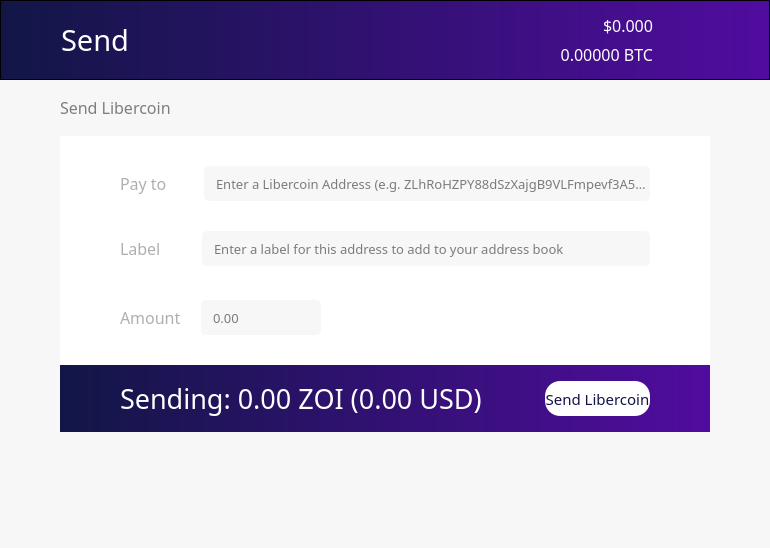
<?xml version="1.0" encoding="UTF-8"?>
<ui version="4.0">
 <class>SendCoinsDialog</class>
 <widget class="QDialog" name="SendCoinsDialog">
  <property name="geometry">
   <rect>
    <x>0</x>
    <y>0</y>
    <width>770</width>
    <height>548</height>
   </rect>
  </property>
  <property name="windowTitle">
   <string>Send Coins</string>
  </property>
  <property name="styleSheet">
   <string notr="true">background-color:rgba(247, 247, 247, 250);</string>
  </property>
  <layout class="QVBoxLayout" name="verticalLayout" stretch="0,0,0,0">
   <property name="spacing">
    <number>0</number>
   </property>
   <property name="leftMargin">
    <number>0</number>
   </property>
   <property name="topMargin">
    <number>0</number>
   </property>
   <property name="rightMargin">
    <number>0</number>
   </property>
   <property name="bottomMargin">
    <number>0</number>
   </property>
   <item>
    <layout class="QVBoxLayout" name="Header">
     <property name="spacing">
      <number>0</number>
     </property>
     <property name="leftMargin">
      <number>0</number>
     </property>
     <property name="rightMargin">
      <number>0</number>
     </property>
     <item>
      <layout class="QHBoxLayout" name="horizontalLayout_3">
       <property name="spacing">
        <number>0</number>
       </property>
       <property name="leftMargin">
        <number>0</number>
       </property>
       <property name="rightMargin">
        <number>0</number>
       </property>
       <item>
        <widget class="QFrame" name="frame">
         <property name="sizePolicy">
          <sizepolicy hsizetype="Preferred" vsizetype="Fixed">
           <horstretch>0</horstretch>
           <verstretch>0</verstretch>
          </sizepolicy>
         </property>
         <property name="minimumSize">
          <size>
           <width>0</width>
           <height>80</height>
          </size>
         </property>
         <property name="maximumSize">
          <size>
           <width>16777215</width>
           <height>80</height>
          </size>
         </property>
         <property name="styleSheet">
          <string notr="true">background: QLinearGradient(x1: 0, y1: 0, x2: 1, y2: 0, stop: 0 #121646, stop: 1 #510c9f);</string>
         </property>
         <property name="frameShape">
          <enum>QFrame::StyledPanel</enum>
         </property>
         <property name="frameShadow">
          <enum>QFrame::Raised</enum>
         </property>
         <property name="lineWidth">
          <number>0</number>
         </property>
         <layout class="QHBoxLayout" name="horizontalLayout_2">
          <property name="spacing">
           <number>6</number>
          </property>
          <property name="leftMargin">
           <number>60</number>
          </property>
          <property name="topMargin">
           <number>0</number>
          </property>
          <property name="rightMargin">
           <number>60</number>
          </property>
          <property name="bottomMargin">
           <number>0</number>
          </property>
          <item>
           <widget class="QLabel" name="label_3">
            <property name="sizePolicy">
             <sizepolicy hsizetype="Preferred" vsizetype="Preferred">
              <horstretch>0</horstretch>
              <verstretch>0</verstretch>
             </sizepolicy>
            </property>
            <property name="font">
             <font>
              <family>ZoinLight</family>
              <pointsize>22</pointsize>
              <weight>50</weight>
              <bold>false</bold>
             </font>
            </property>
            <property name="styleSheet">
             <string notr="true">background-color: rgb(0,0,0,0);
color: white;</string>
            </property>
            <property name="text">
             <string>Send</string>
            </property>
           </widget>
          </item>
          <item>
           <layout class="QVBoxLayout" name="verticalLayout_3">
            <property name="spacing">
             <number>6</number>
            </property>
            <item>
             <widget class="QLabel" name="priceUSD">
              <property name="font">
               <font>
                <family>ZoinMedium</family>
                <pointsize>12</pointsize>
                <weight>50</weight>
                <bold>false</bold>
               </font>
              </property>
              <property name="styleSheet">
               <string notr="true">background-color: rgb(0,0,0,0);
color: white;</string>
              </property>
              <property name="text">
               <string>$0.000</string>
              </property>
              <property name="alignment">
               <set>Qt::AlignBottom|Qt::AlignRight|Qt::AlignTrailing</set>
              </property>
             </widget>
            </item>
            <item>
             <widget class="QLabel" name="priceBTC">
              <property name="font">
               <font>
                <family>ZoinLight</family>
                <pointsize>12</pointsize>
                <weight>50</weight>
                <bold>false</bold>
               </font>
              </property>
              <property name="styleSheet">
               <string notr="true">background-color: rgb(0,0,0,0);
color: white;</string>
              </property>
              <property name="text">
               <string>0.00000 BTC</string>
              </property>
              <property name="alignment">
               <set>Qt::AlignRight|Qt::AlignTop|Qt::AlignTrailing</set>
              </property>
             </widget>
            </item>
           </layout>
          </item>
          <item>
           <widget class="QPushButton" name="pushButton_2">
            <property name="maximumSize">
             <size>
              <width>50</width>
              <height>80</height>
             </size>
            </property>
            <property name="styleSheet">
             <string notr="true">background: rgb(0,0,0,0);</string>
            </property>
            <property name="text">
             <string/>
            </property>
            <property name="icon">
             <iconset>
              <normaloff>:/icons/Exports_45</normaloff>:/icons/Exports_45</iconset>
            </property>
            <property name="iconSize">
             <size>
              <width>70</width>
              <height>70</height>
             </size>
            </property>
            <property name="flat">
             <bool>true</bool>
            </property>
           </widget>
          </item>
         </layout>
        </widget>
       </item>
      </layout>
     </item>
    </layout>
   </item>
   <item>
    <layout class="QVBoxLayout" name="verticalLayout_10">
     <property name="spacing">
      <number>6</number>
     </property>
     <property name="leftMargin">
      <number>60</number>
     </property>
     <property name="topMargin">
      <number>15</number>
     </property>
     <property name="rightMargin">
      <number>60</number>
     </property>
     <property name="bottomMargin">
      <number>20</number>
     </property>
     <item>
      <layout class="QHBoxLayout" name="horizontalLayout_8">
       <property name="spacing">
        <number>8</number>
       </property>
       <property name="topMargin">
        <number>0</number>
       </property>
       <property name="bottomMargin">
        <number>10</number>
       </property>
       <item>
        <widget class="QLabel" name="label_7">
         <property name="font">
          <font>
           <family>ZoinMedium</family>
           <pointsize>12</pointsize>
           <weight>50</weight>
           <bold>false</bold>
          </font>
         </property>
         <property name="styleSheet">
          <string notr="true">color: rgb(126, 126, 126);</string>
         </property>
         <property name="text">
          <string>Send Libercoin</string>
         </property>
        </widget>
       </item>
       <item>
        <spacer name="horizontalSpacer">
         <property name="orientation">
          <enum>Qt::Horizontal</enum>
         </property>
         <property name="sizeHint" stdset="0">
          <size>
           <width>40</width>
           <height>20</height>
          </size>
         </property>
        </spacer>
       </item>
       <item>
        <widget class="QPushButton" name="transactionFees">
         <property name="sizePolicy">
          <sizepolicy hsizetype="Minimum" vsizetype="Fixed">
           <horstretch>0</horstretch>
           <verstretch>0</verstretch>
          </sizepolicy>
         </property>
         <property name="styleSheet">
          <string notr="true">border: 0;</string>
         </property>
         <property name="text">
          <string/>
         </property>
         <property name="icon">
          <iconset>
           <normaloff>:/icons/fees</normaloff>:/icons/fees</iconset>
         </property>
         <property name="iconSize">
          <size>
           <width>25</width>
           <height>25</height>
          </size>
         </property>
         <property name="flat">
          <bool>true</bool>
         </property>
        </widget>
       </item>
       <item>
        <widget class="QPushButton" name="coinControl">
         <property name="enabled">
          <bool>true</bool>
         </property>
         <property name="sizePolicy">
          <sizepolicy hsizetype="Minimum" vsizetype="Fixed">
           <horstretch>0</horstretch>
           <verstretch>0</verstretch>
          </sizepolicy>
         </property>
         <property name="minimumSize">
          <size>
           <width>25</width>
           <height>25</height>
          </size>
         </property>
         <property name="maximumSize">
          <size>
           <width>25</width>
           <height>25</height>
          </size>
         </property>
         <property name="styleSheet">
          <string notr="true">border: 0;</string>
         </property>
         <property name="text">
          <string/>
         </property>
         <property name="icon">
          <iconset>
           <normaloff>:/icons/settings</normaloff>:/icons/settings</iconset>
         </property>
         <property name="iconSize">
          <size>
           <width>25</width>
           <height>25</height>
          </size>
         </property>
         <property name="flat">
          <bool>true</bool>
         </property>
        </widget>
       </item>
      </layout>
     </item>
     <item>
      <widget class="QFrame" name="PayFrame">
       <property name="styleSheet">
        <string notr="true">background-color: rgb(255, 255, 255);
border:0;</string>
       </property>
       <property name="frameShape">
        <enum>QFrame::StyledPanel</enum>
       </property>
       <property name="frameShadow">
        <enum>QFrame::Raised</enum>
       </property>
       <layout class="QVBoxLayout" name="verticalLayout_12">
        <property name="spacing">
         <number>30</number>
        </property>
        <property name="leftMargin">
         <number>0</number>
        </property>
        <property name="topMargin">
         <number>30</number>
        </property>
        <property name="rightMargin">
         <number>0</number>
        </property>
        <property name="bottomMargin">
         <number>0</number>
        </property>
        <item>
         <layout class="QVBoxLayout" name="verticalLayout_2">
          <property name="spacing">
           <number>30</number>
          </property>
          <property name="leftMargin">
           <number>60</number>
          </property>
          <property name="topMargin">
           <number>0</number>
          </property>
          <property name="rightMargin">
           <number>60</number>
          </property>
          <item>
           <layout class="QHBoxLayout" name="horizontalLayout">
            <property name="spacing">
             <number>20</number>
            </property>
            <property name="topMargin">
             <number>0</number>
            </property>
            <item>
             <widget class="QLabel" name="label_4">
              <property name="sizePolicy">
               <sizepolicy hsizetype="Fixed" vsizetype="Preferred">
                <horstretch>0</horstretch>
                <verstretch>0</verstretch>
               </sizepolicy>
              </property>
              <property name="font">
               <font>
                <family>ZoinMedium</family>
                <pointsize>12</pointsize>
                <weight>50</weight>
                <bold>false</bold>
               </font>
              </property>
              <property name="styleSheet">
               <string notr="true">color: rgb(175, 175, 175);</string>
              </property>
              <property name="text">
               <string>Pay to    </string>
              </property>
             </widget>
            </item>
            <item>
             <widget class="QValidatedLineEdit" name="PayTo">
              <property name="sizePolicy">
               <sizepolicy hsizetype="Preferred" vsizetype="Fixed">
                <horstretch>0</horstretch>
                <verstretch>0</verstretch>
               </sizepolicy>
              </property>
              <property name="minimumSize">
               <size>
                <width>0</width>
                <height>0</height>
               </size>
              </property>
              <property name="font">
               <font>
                <family>ZoinLight</family>
                <pointsize>10</pointsize>
               </font>
              </property>
              <property name="styleSheet">
               <string notr="true">background-color:rgba(247, 247, 247, 250);
height: 35px;
border-radius:5px;
border-style:solid;
border-color:gray;
border-width:thin;
padding-left: 10;
</string>
              </property>
              <property name="inputMask">
               <string/>
              </property>
              <property name="text">
               <string/>
              </property>
              <property name="cursorPosition">
               <number>0</number>
              </property>
              <property name="alignment">
               <set>Qt::AlignLeading|Qt::AlignLeft|Qt::AlignVCenter</set>
              </property>
              <property name="placeholderText">
               <string>Enter a Libercoin Address (e.g. ZLhRoHZPY88dSzXajgB9VLFmpevf3A5WUm)</string>
              </property>
             </widget>
            </item>
           </layout>
          </item>
          <item>
           <layout class="QHBoxLayout" name="horizontalLayout_4">
            <property name="spacing">
             <number>20</number>
            </property>
            <property name="leftMargin">
             <number>0</number>
            </property>
            <property name="topMargin">
             <number>0</number>
            </property>
            <property name="rightMargin">
             <number>0</number>
            </property>
            <property name="bottomMargin">
             <number>4</number>
            </property>
            <item>
             <widget class="QLabel" name="label_5">
              <property name="sizePolicy">
               <sizepolicy hsizetype="Fixed" vsizetype="Preferred">
                <horstretch>0</horstretch>
                <verstretch>0</verstretch>
               </sizepolicy>
              </property>
              <property name="font">
               <font>
                <family>ZoinMedium</family>
                <pointsize>12</pointsize>
                <weight>50</weight>
                <bold>false</bold>
               </font>
              </property>
              <property name="styleSheet">
               <string notr="true">color: rgb(175, 175, 175);</string>
              </property>
              <property name="text">
               <string>Label     </string>
              </property>
             </widget>
            </item>
            <item>
             <widget class="QValidatedLineEdit" name="AddressLabel">
              <property name="sizePolicy">
               <sizepolicy hsizetype="Preferred" vsizetype="Fixed">
                <horstretch>0</horstretch>
                <verstretch>0</verstretch>
               </sizepolicy>
              </property>
              <property name="font">
               <font>
                <family>ZoinLight</family>
                <pointsize>10</pointsize>
               </font>
              </property>
              <property name="layoutDirection">
               <enum>Qt::LeftToRight</enum>
              </property>
              <property name="styleSheet">
               <string notr="true">background-color:rgba(247, 247, 247, 250);
height: 35px;
border-radius:5px;
border-style:solid;
border-color:gray;
border-width:thin;
padding-left: 10;</string>
              </property>
              <property name="text">
               <string/>
              </property>
              <property name="placeholderText">
               <string>Enter a label for this address to add to your address book</string>
              </property>
             </widget>
            </item>
           </layout>
          </item>
          <item>
           <layout class="QHBoxLayout" name="horizontalLayout_5">
            <property name="spacing">
             <number>20</number>
            </property>
            <property name="topMargin">
             <number>0</number>
            </property>
            <item>
             <widget class="QLabel" name="label_6">
              <property name="sizePolicy">
               <sizepolicy hsizetype="Fixed" vsizetype="Preferred">
                <horstretch>0</horstretch>
                <verstretch>0</verstretch>
               </sizepolicy>
              </property>
              <property name="font">
               <font>
                <family>ZoinMedium</family>
                <pointsize>12</pointsize>
                <weight>50</weight>
                <bold>false</bold>
               </font>
              </property>
              <property name="layoutDirection">
               <enum>Qt::LeftToRight</enum>
              </property>
              <property name="styleSheet">
               <string notr="true">color: rgb(175, 175, 175);</string>
              </property>
              <property name="text">
               <string>Amount</string>
              </property>
             </widget>
            </item>
            <item>
             <widget class="QLineEdit" name="PayAmount">
              <property name="sizePolicy">
               <sizepolicy hsizetype="MinimumExpanding" vsizetype="Fixed">
                <horstretch>0</horstretch>
                <verstretch>0</verstretch>
               </sizepolicy>
              </property>
              <property name="maximumSize">
               <size>
                <width>120</width>
                <height>16777215</height>
               </size>
              </property>
              <property name="font">
               <font>
                <family>ZoinLight</family>
                <pointsize>10</pointsize>
               </font>
              </property>
              <property name="styleSheet">
               <string notr="true">background-color:rgba(247, 247, 247, 250);
height: 35px;
border-radius:5px;
border-style:solid;
border-color:gray;
border-width:thin;
padding-left: 10;
</string>
              </property>
              <property name="placeholderText">
               <string>0.00</string>
              </property>
             </widget>
            </item>
            <item>
             <spacer name="horizontalSpacer_2">
              <property name="orientation">
               <enum>Qt::Horizontal</enum>
              </property>
              <property name="sizeHint" stdset="0">
               <size>
                <width>40</width>
                <height>20</height>
               </size>
              </property>
             </spacer>
            </item>
           </layout>
          </item>
         </layout>
        </item>
        <item>
         <widget class="QFrame" name="frame_2">
          <property name="styleSheet">
           <string notr="true">background: QLinearGradient(x1: 0, y1: 0, x2: 1, y2: 0, stop: 0 #121646, stop: 1 #510c9f);</string>
          </property>
          <property name="frameShape">
           <enum>QFrame::StyledPanel</enum>
          </property>
          <property name="frameShadow">
           <enum>QFrame::Raised</enum>
          </property>
          <layout class="QHBoxLayout" name="horizontalLayout_7">
           <property name="leftMargin">
            <number>60</number>
           </property>
           <property name="topMargin">
            <number>15</number>
           </property>
           <property name="rightMargin">
            <number>60</number>
           </property>
           <property name="bottomMargin">
            <number>15</number>
           </property>
           <item>
            <widget class="QLabel" name="sendAmount">
             <property name="font">
              <font>
               <family>ZoinLight</family>
               <pointsize>20</pointsize>
               <weight>50</weight>
               <italic>false</italic>
               <bold>false</bold>
              </font>
             </property>
             <property name="styleSheet">
              <string notr="true">color: white;
background-color: rgba(0,0,0,0);
font: url(:/fonts/SourceSansPro-Light);
</string>
             </property>
             <property name="text">
              <string>Sending: 0.00 ZOI (0.00 USD)</string>
             </property>
            </widget>
           </item>
           <item>
            <widget class="QPushButton" name="pushButton">
             <property name="sizePolicy">
              <sizepolicy hsizetype="Fixed" vsizetype="Fixed">
               <horstretch>0</horstretch>
               <verstretch>0</verstretch>
              </sizepolicy>
             </property>
             <property name="minimumSize">
              <size>
               <width>0</width>
               <height>35</height>
              </size>
             </property>
             <property name="font">
              <font>
               <family>ZoinRegular</family>
               <pointsize>11</pointsize>
               <weight>50</weight>
               <bold>false</bold>
              </font>
             </property>
             <property name="styleSheet">
              <string notr="true">background-color: white;
color: rgb(19, 19, 73);;
border-radius:15px;
height:35px;
width:105px;</string>
             </property>
             <property name="text">
              <string>Send Libercoin</string>
             </property>
             <property name="checkable">
              <bool>true</bool>
             </property>
             <property name="autoDefault">
              <bool>false</bool>
             </property>
             <property name="flat">
              <bool>false</bool>
             </property>
            </widget>
           </item>
          </layout>
         </widget>
        </item>
       </layout>
      </widget>
     </item>
    </layout>
   </item>
   <item>
    <widget class="QWidget" name="widget" native="true">
     <layout class="QVBoxLayout" name="verticalLayout_4">
      <property name="spacing">
       <number>0</number>
      </property>
      <property name="leftMargin">
       <number>60</number>
      </property>
      <property name="topMargin">
       <number>0</number>
      </property>
      <property name="rightMargin">
       <number>60</number>
      </property>
      <property name="bottomMargin">
       <number>0</number>
      </property>
     </layout>
    </widget>
   </item>
   <item>
    <layout class="QHBoxLayout" name="horizontalLayout_6">
     <property name="leftMargin">
      <number>60</number>
     </property>
     <property name="topMargin">
      <number>30</number>
     </property>
     <property name="rightMargin">
      <number>60</number>
     </property>
     <property name="bottomMargin">
      <number>30</number>
     </property>
     <item>
      <layout class="QVBoxLayout" name="statusText">
       <property name="topMargin">
        <number>0</number>
       </property>
      </layout>
     </item>
     <item>
      <layout class="QHBoxLayout" name="statusBar"/>
     </item>
    </layout>
   </item>
  </layout>
 </widget>
 <customwidgets>
  <customwidget>
   <class>QValidatedLineEdit</class>
   <extends>QLineEdit</extends>
   <header>qvalidatedlineedit.h</header>
  </customwidget>
 </customwidgets>
 <resources/>
 <connections/>
</ui>
